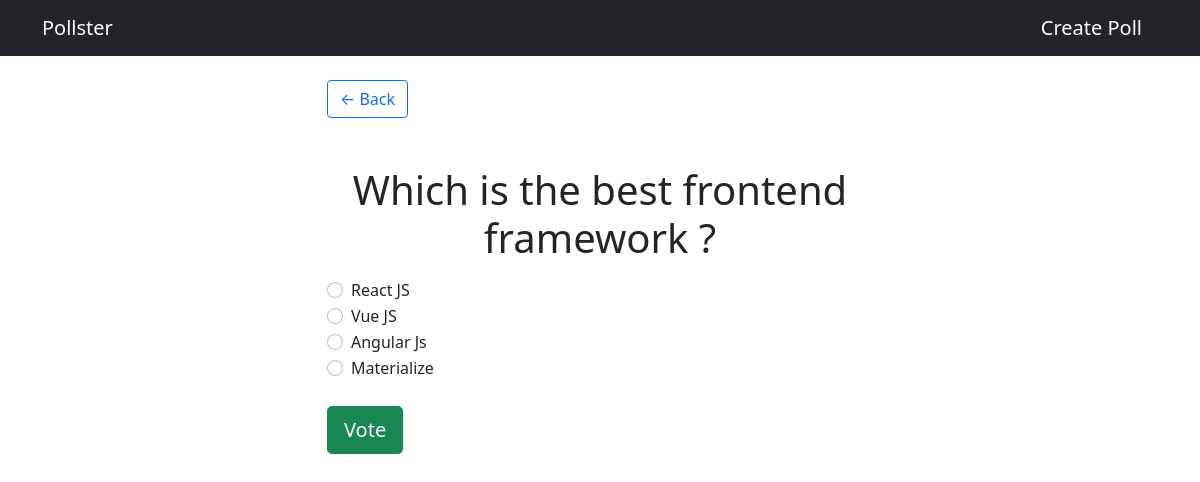
The page /polls/1/ on the database its author committed.
### polls/models.py (models this page shows, shortened)
class Question(models.Model):
    question_text = models.CharField(max_length=200)
    pub_date = models.DateTimeField('date published')

class Choice(models.Model):
    question = models.ForeignKey(Question, on_delete=models.CASCADE)
    choice_text = models.CharField(max_length=200)
    votes = models.IntegerField(default=0)

### polls/views.py (the view)
# urls.py: path('<int:question_id>/', views.detail, name='detail'),
def detail(request, question_id):
    try:
        question = Question.objects.get(pk=question_id)
    except Question.DoesNotExist:
        raise Http404('Question does not exist')
    context = {'question': question}
    return render(request, 'polls/detail.html', context)

### templates/polls/detail.html (shortened to what this page needs)
{% extends 'base.html' %}
{% block content %}
<a class="btn btn-outline-primary" href="{% url 'polls:index' %}">&#8592; Back</a>
<br>
<br>
<br>
<h1 class="text-center mb-3">{{question.question_text}}</h1>
<form action="{% url 'polls:vote' question.id %}" method="POST">
    {% for choice in question.choice_set.all %}
    <div class="form-check">
        <input type="radio" name="choice" id="choice{{forloop.counter}}" class="form-check-input" value="{{choice.id}}">
        <label for="choice{{forloop.counter}}">{{choice.choice_text}}</label>
    </div>
    {% endfor %}
    <input type="submit" value="Vote" class="btn btn-success btn-lg btn-block mt-4">
</form>
{% endblock content %}

### rows shown on the page
Question: question_text "Which is the best frontend framework ?"
Choice: choice_text "React JS"
Choice: choice_text "Vue JS"
Choice: choice_text "Angular Js"
Choice: choice_text "Materialize"
